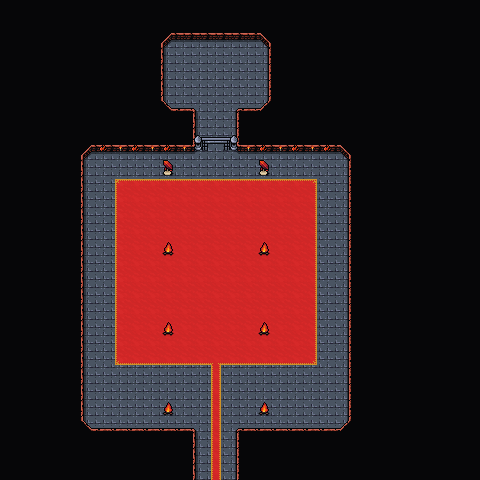

A 2D game scene composited from a Tiled map and its tileset images. What follows is a short description and the map's XML, with each tile layer's data collapsed to a summary:
An orthogonal 30x30 tile map with 16x16 px tiles, 4 tile layers (Background, Ground, Foreground, AboveSprites), 2 tilesets and 2 objects.

<map version="1.10" tiledversion="1.10.1" orientation="orthogonal" renderorder="right-down" width="30" height="30" tilewidth="16" tileheight="16" infinite="0" nextlayerid="6" nextobjectid="57">
 <editorsettings>
  <export target="wastetown..tmx" format="tmx" />
 </editorsettings>
 <properties>
  <property name="dungeonEffect">{"startBattleWithCard": ["Shivan Gorge|USG", "Dormant Volcano|VIS", "Wall of Lava|ICE", "Grim Lavamancer|TOR", "Gorilla Shaman|ALL", "Task Mage Assembly|PCY", "Havoc|TMP", "Scald|USG"]}</property>
 </properties>
 <tileset firstgid="1" source="../../../../common/maps/tileset/main.tsx" />
 <tileset firstgid="10113" source="../../../../common/maps/tileset/buildings.tsx" />
 <layer id="1" name="Background" width="30" height="30">
  <data>[900 cells, 900 non-empty, 1 distinct tile ids]</data>
 </layer>
 <layer id="2" name="Ground" width="30" height="30">
  <data>[900 cells, 802 non-empty, 27 distinct tile ids]</data>
 </layer>
 <layer id="3" name="Foreground" width="30" height="30">
  <properties>
   <property name="spriteLayer" type="bool" value="true" />
  </properties>
  <data>[900 cells, 8 non-empty, 2 distinct tile ids]</data>
 </layer>
 <layer id="5" name="AboveSprites" width="30" height="30">
  <data>[900 cells, 5 non-empty, 5 distinct tile ids]</data>
 </layer>
 <objectgroup id="4" name="Objects">
  <object id="51" template="../../../../common/maps/obj/entry_up.tx" x="209" y="480">
   <properties>
    <property name="teleport" value="" />
   </properties>
  </object>
  <object id="52" template="../../../../common/maps/obj/enemy.tx" x="193.477" y="293.735" width="32" height="32">
   <properties>
    <property name="enemy" value="Jaya Ballard" />
    <property name="threatRange" type="int" value="50" />
   <property name="effect">{"startBattleWithCard": ["Mountain|ICE", "Mountain|ICE", "Mountain|ICE", "Blood Moon|DRK", "Fire Elemental|LEA", "Wall of Diffusion|TMP", "Book of Rass|DRK", "Sulfuric Vapors|USG"]}</property>
    </properties>
  </object>
 </objectgroup>
</map>
